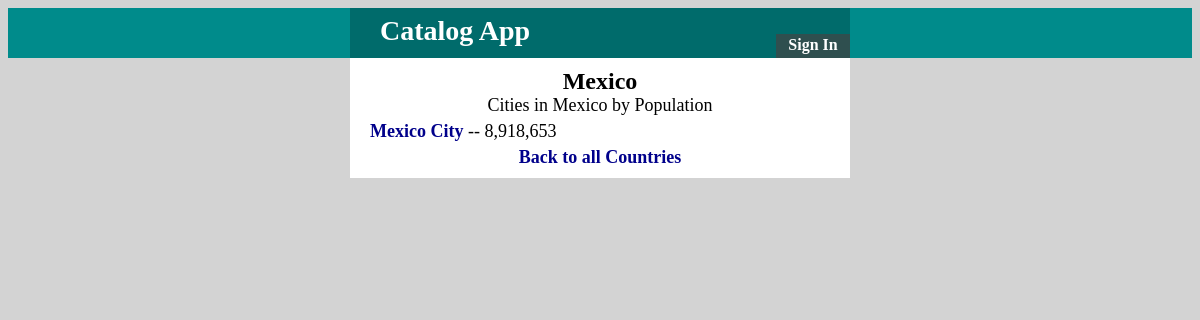
/country/4/, run on the app's committed database.
### dbsetup.py (models this page shows, shortened)
class Country(Base):
    __tablename__ = 'countries'
    id = Column(Integer, primary_key=True)
    name = Column(String(32), nullable=False)
    user_id = Column(Integer, ForeignKey('user.id'))
    user = relationship(User)

class City(Base):
    __tablename__ = 'cities'
    id = Column(Integer, primary_key=True)
    name = Column(String(32), nullable=False)
    population = Column(Integer)
    description = Column(String)
    country_id = Column(Integer, ForeignKey('countries.id'))
    country = relationship(Country)
    user_id = Column(Integer, ForeignKey('user.id'))
    user = relationship(User)

### cities.py (the view)
@app.route('/country/<int:country_id>/')
def countryOne(country_id):
    country = getCountry(country_id)
    cities = session.query(City).filter_by(
        country_id=country_id).order_by(desc('population'))
    return render_template('country.html', country=country,
                           cities=cities, format=format, loggedIn=loggedIn())

### cities.py (called while the page is built)
def getCountry(x):
    try:
        return session.query(Country).filter_by(id=x).one()
    except NoResultFound:
        return None

def loggedIn():
    return login_session.get('user_id')

### templates/country.html (shortened to what this page needs)
<html>
<head>
  <link rel=stylesheet type=text/css href="{{url_for('static', filename='style.css')}}">
</head>
<body>
<div class='header'>
  <div class='container'>
  <div class='header-title'>
    Catalog App
  </div>
  <div class='login'>
    {% if loggedIn %}
      <a href="{{url_for('gdisconnect')}}">Sign Out</a>
    {% else %}
      <a href="{{url_for('showLogin')}}">Sign In</a>
    {% endif %}
  </div>
</div>
</div>
<div class='wrapper'>
<div class='title'>{{country.name}}</div>
<div class='subtitle'>Cities in {{country.name}} by Population</div>
    {% if cities %}
      {% for city in cities %}
        <div class='city'>
          <a href='{{url_for('cityOne', city_id=city.id)}}'>
            {{city.name}}</a> -- {{format(city.population, ',')}}
      </div>
      {% endfor %}
    {% endif %}
    <div class='back'>
      <a href="{{url_for('countriesMain')}}">Back to all Countries</a>
    </div>
</div>
</body>
</html>

### static/style.css (style rules this page uses)
html, body { margin 0; background-color: lightGray; font-family: "Georgia", serif; }
a { color: DarkBlue; font-weight: bold; text-decoration: none; }
.header { background-color: DarkCyan; width: 100%; height: 50px; }
.container { width: 500px; height: 50px; margin: auto; background-color: #006B6B; }
.header-title { float: left; font-weight: bold; font-size: 28px; color: White; padding: 7px 30px; }
.login { float: right; height: 20px; font-size: 16px; background-color: DarkSlateGray; width: 70px; margin: 26px 0px 0px 0px; padding: 2px; text-align: center; }
.login a { color: White; }
.wrapper { background-color: white; width: 460px; margin: auto; padding: 10px 20px; }
.title { font-size: 24px; text-align: center; font-weight: bold; color: black; float: bottom; padding: 0px 0px; }
.subtitle { font-size: 18px; text-align: center; }
.country, .city { font-size: 18px; margin: 5px 0px; }
.back { font-size: 18px; text-align: center; }

### data on the page
Country: name "Mexico"
City: name "Mexico City", population "8,918,653"
